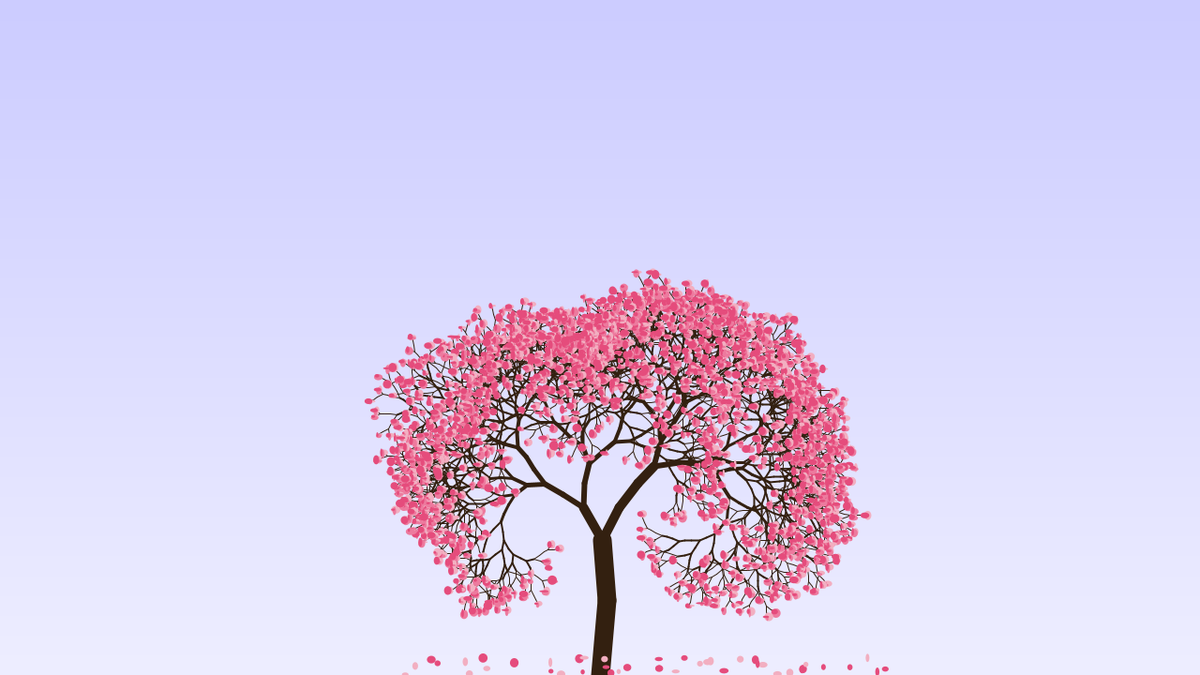
Frame 1 (no input)
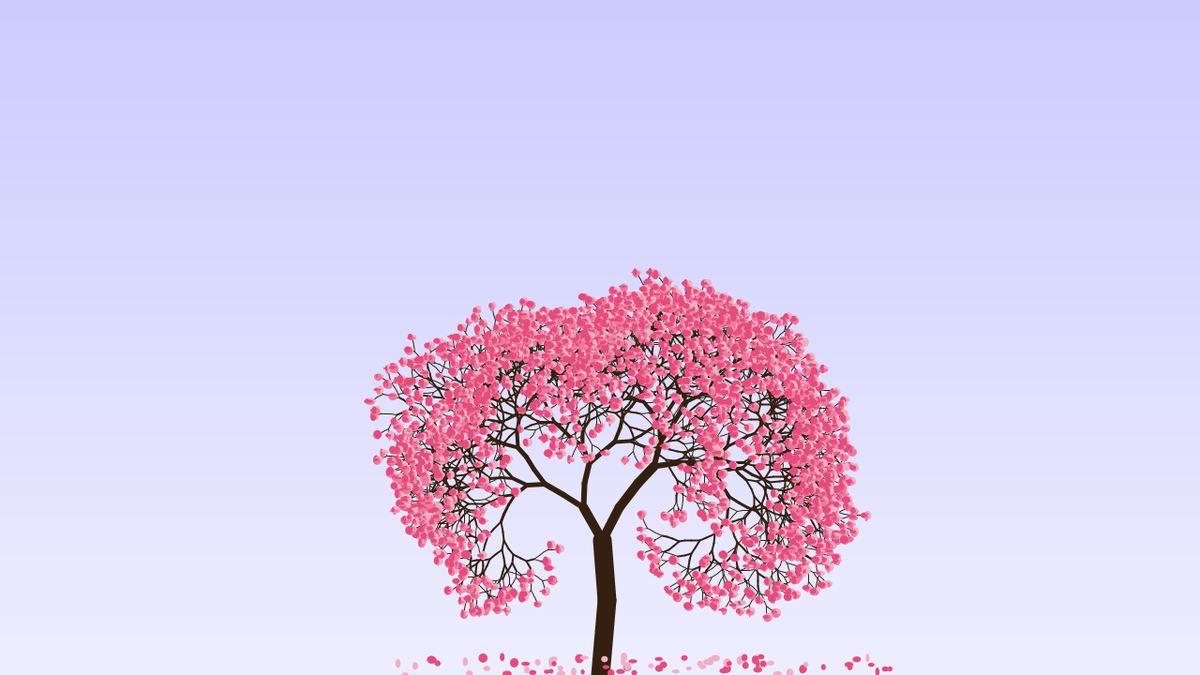
Frame 2 (the mouse pressed at the canvas centre, redrawn once)

The Processing sketch that drew these frames (run headless with seeded random() and noise(); the mouse was pressed at the canvas centre and the sketch redrawn once):

// Processing sketch: P5_211_Cherry_Blossom
// ── P5_211_Cherry_Blossom.pde
/* OpenProcessing Tweak of *@*http://www.openprocessing.org/sketch/1103*@* */
/* !do not delete the line above, required for linking your tweak if you upload again */
/*****************************************************************************
* Cherry Blossom Generator - Create new cherry trees with a mouse click!      *
* Copyright (C) 2009  Luca Ongaro                                             *
* Author's website: http://www.lucaongaro.eu/                                 *
*                                                                             *
* http://www.gnu.org/licenses/old-licenses/gpl-2.0.txt (text of the licence)  *
*                                                                             *
* This program is free software; you can redistribute it and/or               *
* modify it under the terms of the GNU General Public License                 *
* as published by the Free Software Foundation; either version 2              *
* of the License, or (at your option) any later version.                      *
*                                                                             *
* This program is distributed in the hope that it will be useful,             *
* but WITHOUT ANY WARRANTY; without even the implied warranty of              *
* MERCHANTABILITY or FITNESS FOR A PARTICULAR PURPOSE.  See the               *
* GNU General Public License for more details.                                *
*                                                                             *
* You should have received a copy of the GNU General Public License           *
* along with this program; if not, write to the Free Software                 *
* Foundation, Inc., 51 Franklin Street, Fifth Floor,                          *
* Boston, MA  02110-1301, USA.                                                *
*                                                                             *
******************************************************************************/

int generations = 11;
int n = 1;
int slots = floor(pow(2, generations+1))-1;
int nextSlot = 1;
Branch[] branches = new Branch[slots];

void setup() {
  size(1280, 720);
  smooth();
  noStroke();
  background(#EEEEFF);
  color c1 = color(#CCCCFF);
  color c2 = color(#EEEEFF);
  gradientBackground(c1, c2);
  branches[0] = new Branch(0, round(random(1, 3)), new Position((width+0.0)/2, height+0.0), PI/2);
}

void draw() {
  stroke(#332010);
  fill(0);
  for(int i=0; i<slots; i++) {
    while(branches[i] != null && branches[i].steps > 0) {
      branches[i].drawStep();
    }
    if(nextSlot <= slots - 2) {
      branches[nextSlot] = branches[i].generateChild(0);
      nextSlot += 1;
      branches[nextSlot] = branches[i].generateChild(1);
      nextSlot += 1;
    }
    branches[i].active = false;
  }
  noStroke();
  for(int i=0; i<slots; i++) {
    if(branches[i].generation == generations) {
      ellipseMode(CENTER);
      fill(#F2AFC1);
      ellipse(branches[i].position.x+1.5, branches[i].position.y, random(2, 10), random(2, 10));
      fill(#ED7A9E);
      ellipse(branches[i].position.x, branches[i].position.y+1.5, random(2, 10), random(2, 10));
      fill(#E54C7C);
      ellipse(branches[i].position.x-1.5, branches[i].position.y, random(2, 10), random(2, 10));
      float rnd = random(10);
      if(rnd < 0.1) {
        fill(#E54C7C);
        ellipse(branches[i].position.x+random(-100, 100), height-random(20), random(4, 10), random(4, 10));
      }
      else if(rnd > 9.9) {
        fill(#F2AFC1);
        ellipse(branches[i].position.x+random(-100, 100), height-random(20), random(4, 10), random(4, 10));
      }
    }
  }
  noLoop();
}

void mouseReleased() {
  color c1 = color(#CCCCFF);
  color c2 = color(#EEEEFF);
  gradientBackground(c1, c2);
  for(int i=0; i<slots; i++) {
    branches[i]=null;
  }
  branches[0] = new Branch(0, round(random(1, 3)), new Position((width+0.0)/2, height+0.0), PI/2);
  nextSlot = 1;
  loop();
}

void gradientBackground(color c1, color c2) {
  for (int i=0; i<=width; i++){
    for (int j = 0; j<=height; j++){
      color c = color(
      (red(c1)+(j)*((red(c2)-red(c1))/height)),
      (green(c1)+(j)*((green(c2)-green(c1))/height)),
      (blue(c1)+(j)*((blue(c2)-blue(c1))/height)) 
        );
      set(i, j, c);
    }
  }
} 

public class Branch {
  public int generation;
  public int steps;
  private int maxSteps;
  private float stepLength;
  public Position position;
  public float angle;
  public float maxAngleVar = 0.2;
  public boolean active = true;
  Branch(int gen, int mstep, Position p, float ang) {
    this.generation = gen;
    this.maxSteps = mstep;
    this.steps = mstep;
    this.stepLength = 100.0/(this.generation+1);
    this.position = p;
    this.angle = ang;
  }
  public void drawStep() {
    float r = random(-1, 1);
    this.angle = this.angle + this.maxAngleVar*r;
    this.stepLength = this.stepLength - this.stepLength*0.2;
    Position oldPosition = new Position(0.0, 0.0);
    oldPosition.x = this.position.x;
    oldPosition.y = this.position.y;
    this.position.x += this.stepLength*cos(this.angle);
    this.position.y -= this.stepLength*sin(this.angle);
    strokeWeight(floor(20/(this.generation+1)));
    line(oldPosition.x, oldPosition.y, this.position.x, this.position.y);
    this.steps = this.steps - 1;
  }
  public Branch generateChild(int cn) {
    int newGen = this.generation + 1;
    float angleShift = 0.5;
    if (cn == 1) {
      angleShift = angleShift*(-1);
    }
    float childAngle = this.angle+angleShift;
    float px = this.position.x;
    float py = this.position.y;
    Position parentPos = new Position(px, py);
    Branch child = new Branch(newGen, floor(random(1, 4)), parentPos, childAngle);
    return child;
  }
}

public class Position {
  public float x;
  public float y; 
  Position(float ax, float ay) {
    this.x = ax;
    this.y = ay;
  }
}
